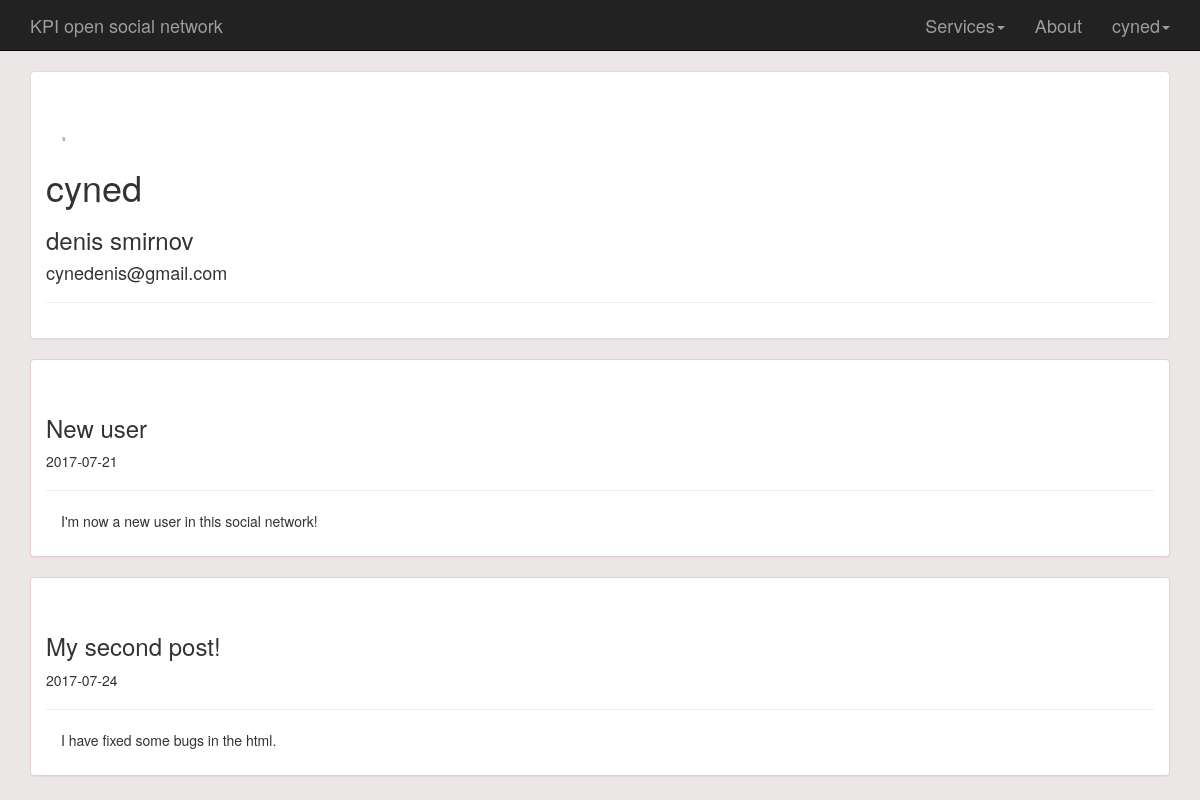
/user/5, run on the app's committed database.
### home/models.py (models this page shows)
class Post(models.Model):
    user = models.ForeignKey(User, on_delete=models.CASCADE)
    caption = models.CharField(max_length=200)
    image = models.FileField(upload_to='images/')
    text = models.TextField()
    comments = []
    rating = models.IntegerField(default=0)
    date = models.DateField(default=timezone.now())

### home/views.py (the view)
# urls.py: url(r'^user/(?P<pk>[0-9]+)$', views.DetailUser.as_view(), name='detail_user'),
class DetailUser(DetailView):
    model = User
    template_name = 'home/detail_user.html'

### home/templates/home/detail_user.html (shortened to what this page needs)
{% extends 'home/base.html' %}
{% block import %}
    {% load static %}
    <link href="home/css/detail_user.css" type="text/css" rel="stylesheet">
{% endblock %}
{% block body %}
    <div class="container">
        <div class="panel panel-default">
            <div class="panel-body">
                <div class="page-header">
                    <div class="profile_photo_div">
                        {% load staticfiles %}
                        <img class="profile_photo" src="{% static 'human.png' %}" alt="Human photo"/>
                    </div>
                    <h1>{{user.username}}</h1>
                    <h3>{{user.first_name}} {{user.last_name}}</h3>
                    <h4>{{user.email}}</h4>
                </div>
            </div>
        </div>
    </div>
    {% for post in user.post_set.all %}
        <div class="container">
            <div class="panel panel-body panel-danger">
                <div class="page-header">
                    <h3>{{ post.caption }}</h3>
                    <p>{{ post.date|date:"Y-m-d" }}</p>
                </div>
                <div class="container">
                    <p>{{ post.text }}</p>
                </div>
            </div>
        </div>
    {% endfor %}
{% endblock %}

### home/templates/home/base.html (shortened to what this page needs)
<!DOCTYPE html>
<html lang="en">
  <head>
    {% load static %}
    <link href="{% static 'home/css/bootstrap.css' %}" type="text/css" rel="stylesheet">
    <link href="{% static 'home/css/base.css' %}" type="text/css" rel="stylesheet">
    {% block import %}{% endblock %}
  </head>
  <body>
    <nav class="navbar navbar-inverse navbar-static-top">
      <div class="container">
        <div class="navbar-header">
          <a class="navbar-brand" href="{% url 'home:home'%}">KPI open social network</a>
        </div>
        <div class="collapse navbar-collapse" id="bs-example-navbar-collapse-1">
          <ul class="nav navbar-nav navbar-right">
            <li class="menu dropdown">
                <a class="dropdown-toggle menu-item" data-toggle="dropdown" role="button">Services<span class="caret"></span></a>
            </li>
            <li><a class="menu-item" href="{% url 'about:about'%}">About</a></li>
            {% if user.is_authenticated %}
              <li class="menu dropdown">
                <a class="dropdown-toggle menu-item" data-toggle="dropdown" role="button">{{ user.username }}<span class="caret"></span></a>
              </li>
            {% else %}
              <li><a class="menu-item" href="{% url 'home:login' %}">Log in</a></li>
            {% endif %}
          </ul>
        </div>
      </div>
    </nav>
    {% block body %}{% endblock %}
  </body>
</html>

### home/static/home/css/base.css (style rules this page uses)
body { background-color: #ebe7e7; }
.menu-item { font-size: large; text-shadow: #002a80; }

### home/static/home/css/detail_user.css (style rules this page uses)
.profile_photo_div { height: 20px; width: 20px; text-align: right; }
.profile_photo { width: 20%; height: 20%; text-align: right; }

### data on the page
Post: caption "New user", date "2017-07-21", text "I'm now a new user in this social network!"
Post: caption "My second post!", date "2017-07-24", text "I have fixed some bugs in the html."

### other printed values
{{ user.username }} "cyned"
{{ user.first_name }} "denis"
{{ user.last_name }} "smirnov"
{{ user.email }} "cynedenis@gmail.com"
